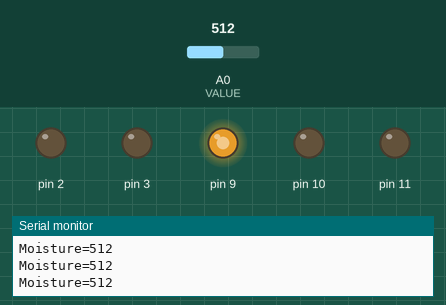
Simulated run of this sketch. Board: Arduino Uno, built with avr-gcc and run on an emulated ATmega328P. On the bench: output pins drawn as LEDs (lit = HIGH), the last lines printed to the serial monitor. Dashed ring = blinking. The inputs (shaded band) are chosen by the test bench; at power-on: A0 (VALUE) = 512.

Above: at 1.3 s.
1.4 s: A0 (VALUE) set to 483
At 2.2 s:
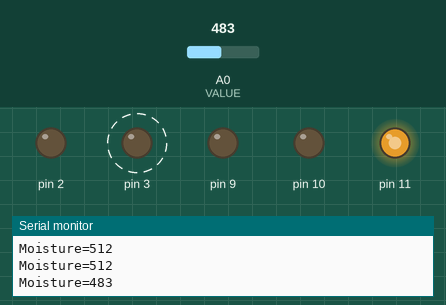
4.4 s: A0 (VALUE) set to 810
At 6.4 s:
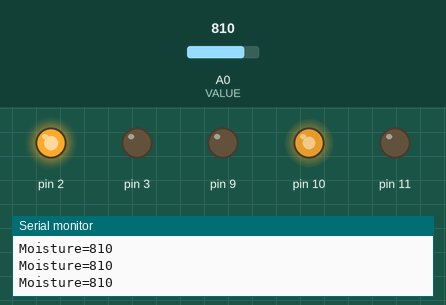
Timing chart, 0 to 7.9 s (numbered marks = the images above; inputs shaded):
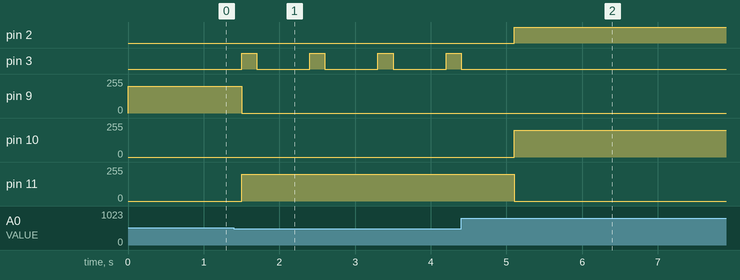

Measured:
- the behaviour switches between 501 and 500 on A0 (VALUE) (found by bisection; images 0 and 1)
- after the input at 1.4 s, pin 3: alternates HIGH for 0.20 s and LOW for 0.70 s, starting after 0.10 s; pin 9: 200/255 → 0/255 after 0.10 s; pin 11: 0/255 → 200/255 after 0.10 s
- after the input at 4.4 s, pin 2: LOW → HIGH after 0.70 s; pin 3: goes on until 4.4 s, then stays LOW; pin 10: 0/255 → 200/255 after 0.70 s; pin 11: 200/255 → 0/255 after 0.70 s

The sketch:

code.ino
```cpp
const int VALUE= 0;
const int MOISTURE_LEVEL1 = 500;
const int MOISTURE_LEVEL2 = 800;

void setup()
{
Serial.begin(9600);
 pinMode(VALUE,INPUT);
 pinMode(9,OUTPUT);
 pinMode(10,OUTPUT);
 pinMode(11,OUTPUT);
 pinMode(3,OUTPUT);
 pinMode(2,OUTPUT);
}

void loop()
{
 int moisture = analogRead(VALUE);
 Serial.print("Moisture=");
 Serial.println(moisture);
  if(moisture>MOISTURE_LEVEL1 && moisture<MOISTURE_LEVEL2 )

    {
      analogWrite(10,0);
      analogWrite(11,0);
      analogWrite(9,200);
      digitalWrite(2,LOW);
    }

  else

    {
      if(moisture>MOISTURE_LEVEL2)

      {
        digitalWrite(2,HIGH);
        analogWrite(10,200);
        analogWrite(11,0);
        analogWrite(9,0);
      }

  else

    {
      digitalWrite(2,LOW);
      analogWrite(11,200);
      analogWrite(10,0);
      analogWrite(9,0);
      digitalWrite(3,HIGH);
      delay(200);
      digitalWrite(3,LOW);
      delay(200);
    }

 }

 delay(500);

 }
```
